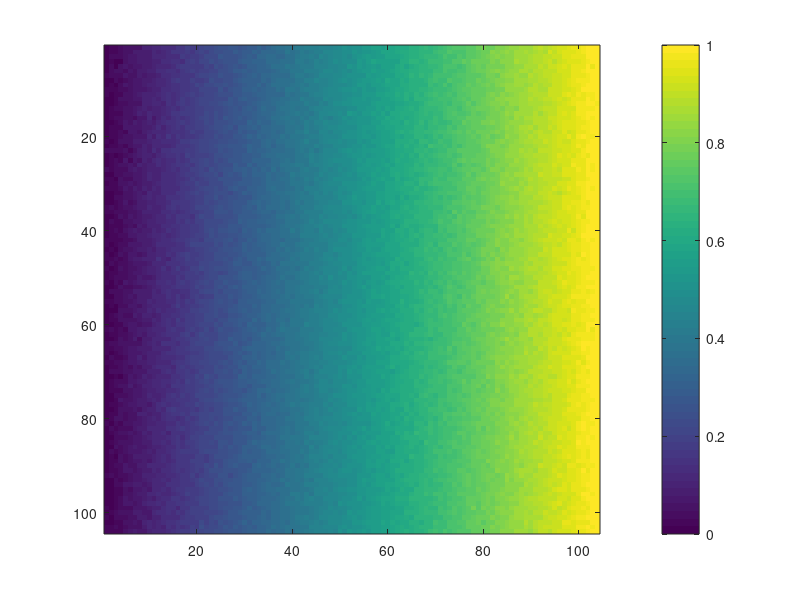

Reproduce this figure in MATLAB. (Note: this script raises an error after producing the figure.)
close all;

h = figure;
set(h,'Position',[0 0 1920 1080])
%A = repmat(1:104,104,1)/104 + 0.2*(0.5*rand(104,104)-0.5);
A = repmat(1:104,104,1)/104 + normrnd(0,0.01,104,104);
imagesc(A);
colorbar;
caxis([0 1]);
%cc = norm_luminance(corrcmap(100));
%cc = norm_luminance(parula(100));
cc = corrcmap(100);
colormap(cc);